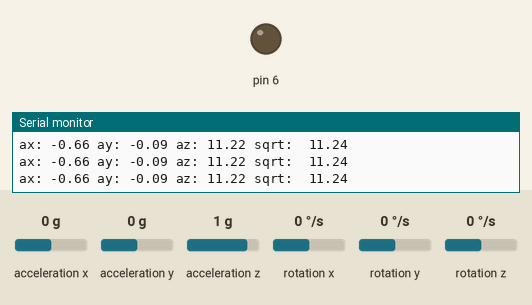
This sketch was run on a simulated Arduino Uno, built with avr-gcc and run on an emulated ATmega328P. Shown: output pins drawn as LEDs (lit = HIGH), the last lines printed to the serial monitor. Inputs (shaded band) come from the test bench; at power-on: acceleration x 0 g, acceleration z 1 g, acceleration y 0 g, rotation x 0 °/s, rotation y 0 °/s, rotation z 0 °/s.

Above: at 1.2 s.
1.3 s: acceleration x set to -0.3 g
At 2.0 s:
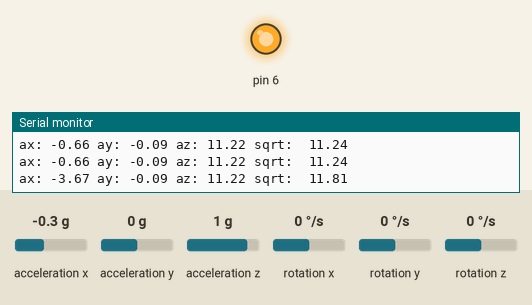
2.8 s: acceleration z set to 0.8 g
At 4.0 s:
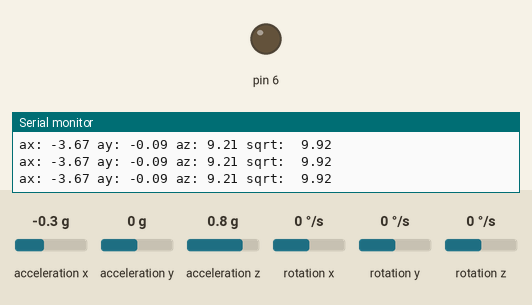
5.8 s: acceleration x set to -0.5 g
7.3 s: acceleration x set to -0.8 g
At 8.3 s:
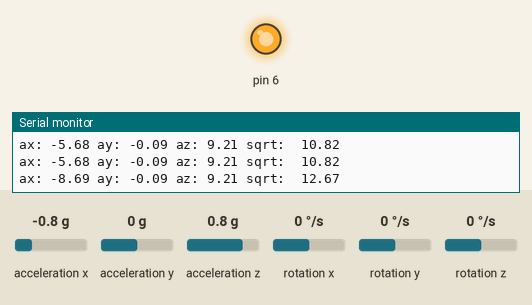
8.8 s: acceleration x set to 0 g
At 10.3 s:
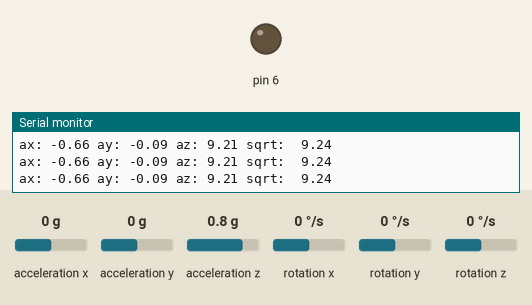
Timing chart, 0 to 11.8 s (numbered marks = the images above; inputs shaded):
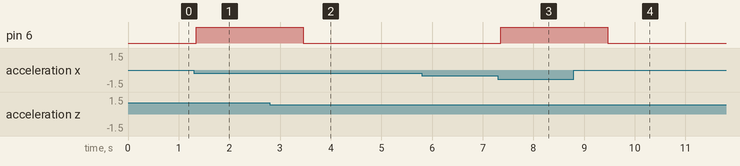

The sketch:

helmet_deaccelerate.ino
```cpp
#include "I2Cdev.h"
#include "MPU6050.h"
#if I2CDEV_IMPLEMENTATION == I2CDEV_ARDUINO_WIRE
#include "Wire.h"
#endif
MPU6050 accelgyro;
int16_t ax, ay, az, gx, gy, gz;
float aax, aay, aaz ,avg;
long t;
#define OUTPUT_READABLE_ACCELGYRO

void setup() {
  pinMode(6, OUTPUT);
    #if I2CDEV_IMPLEMENTATION == I2CDEV_ARDUINO_WIRE
        Wire.begin();
    #elif I2CDEV_IMPLEMENTATION == I2CDEV_BUILTIN_FASTWIRE
        Fastwire::setup(400, true);
    #endif
    Serial.begin(38400);
    accelgyro.initialize();

    // use the code below to change accel/gyro offset values
    /*
    Serial.println("Updating internal sensor offsets...");
    // -76  -2359 1688  0 0 0
    Serial.print(accelgyro.getXAccelOffset()); Serial.print("\t"); // -76
    Serial.print(accelgyro.getYAccelOffset()); Serial.print("\t"); // -2359
    Serial.print(accelgyro.getZAccelOffset()); Serial.print("\t"); // 1688
    Serial.print(accelgyro.getXGyroOffset()); Serial.print("\t"); // 0
    Serial.print(accelgyro.getYGyroOffset()); Serial.print("\t"); // 0
    Serial.print(accelgyro.getZGyroOffset()); Serial.print("\t"); // 0
    Serial.print("\n");
    accelgyro.setXGyroOffset(220);
    accelgyro.setYGyroOffset(76);
    accelgyro.setZGyroOffset(-85);
    Serial.print(accelgyro.getXAccelOffset()); Serial.print("\t"); // -76
    Serial.print(accelgyro.getYAccelOffset()); Serial.print("\t"); // -2359
    Serial.print(accelgyro.getZAccelOffset()); Serial.print("\t"); // 1688
    Serial.print(accelgyro.getXGyroOffset()); Serial.print("\t"); // 0
    Serial.print(accelgyro.getYGyroOffset()); Serial.print("\t"); // 0
    Serial.print(accelgyro.getZGyroOffset()); Serial.print("\t"); // 0
    Serial.print("\n");
    */
}

void loop() {
    accelgyro.getMotion6(&ax, &ay, &az, &gx, &gy, &gz);
   //t=sqrt(sq(ax)*1L+sq(ay)*1L+sq(az)*1L);
    aax=(ax-1084)/1632.65;
    aay=(ay-148)/1632.65;
    aaz=(az+1933)/1632.65;
    avg=(sqrt(sq(aax)+sq(aay)+sq(aaz)));
    //記得再用三筆avg做一次平均
    #ifdef OUTPUT_READABLE_ACCELGYRO
        // display tab-separated accel/gyro x/y/z values
        //Serial.print("a/g:\t");
        Serial.print("ax: ");Serial.print(aax);
        Serial.print(" ay: ");Serial.print(aay);
        Serial.print(" az: ");Serial.print(aaz);
        //Serial.println();
        //Serial.print(" gx: "); Serial.print(gx);
        //Serial.print(" gy: "); Serial.print(gy);
        //Serial.print(" gz: ");Serial.print(gz);
        Serial.print(" sqrt:  ");Serial.println(avg);
        //Serial.print(" sqrt:  ");Serial.println(t);

    #endif
    if (avg>=11.5){
      digitalWrite(6,HIGH);
      delay(1000);
    }
    else{
      digitalWrite(6,LOW);

    }
    delay(50);
}
```

Measured:
- the behaviour switches between -0.1 and -0.2 g on acceleration x (found by bisection; images 0 and 1)
- the behaviour switches between 1 and 0.9 g on acceleration z (found by bisection; images 1 and 2)
- the behaviour switches between -0.6 and -0.7 g on acceleration x (found by bisection; images 2 and 3)
- after the input at 1.3 s, pin 6: LOW → HIGH after 0.05 s
- after the input at 2.8 s, pin 6: HIGH → LOW after 0.66 s
- after the input at 7.3 s, pin 6: LOW → HIGH after 0.06 s
- after the input at 8.8 s, pin 6: HIGH → LOW after 0.67 s
